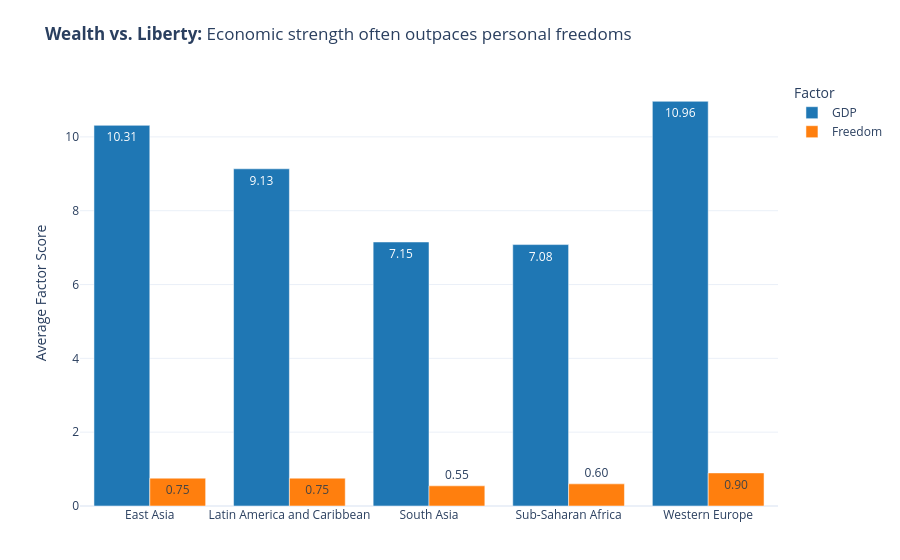

This figure's notebook cell:
### Markdown cell above
---
## Done? Stretch Goal

If you finish both tasks with time to spare, try this:

**Task 3 (stretch):** Build a **grouped bar chart** comparing 2 sub-factors (e.g. `GDP_per_capita` and `Freedom`) across the 5 most populated regions. Use colour meaningfully and write an insight title.

Regions to include: `'Western Europe'`, `'Latin America'`, `'East Asia'`, `'Sub-Saharan Africa'`, `'South Asia'`

### Code cell
# Task 3: Grouped Bar Chart

target_regions = [
    'Western Europe',
    'Latin America and Caribbean',
    'East Asia',
    'Sub-Saharan Africa',
    'South Asia'
]

df_filtered = df[df['Region'].isin(target_regions)]

factors = (
    df_filtered.groupby('Region')[['GDP', 'Freedom']]
    .mean()
    .reset_index()
    .melt(id_vars='Region', var_name='Factor', value_name='Score')
)

fig3 = px.bar(
    factors,
    x='Region',
    y='Score',
    color='Factor',
    barmode='group',
    text_auto='.2f',
    title="<b>Wealth vs. Liberty:</b> Economic strength often outpaces personal freedoms",
    color_discrete_sequence=['#1f77b4', '#ff7f0e'],
    template='plotly_white'
)

fig3.update_layout(
    xaxis_title="",
    yaxis_title="Average Factor Score",
    legend_title="Factor",
    margin=dict(t=80, b=50)
)

fig3.show()

### Figure 1 — Plotly figure (JSON) as saved in the notebook; plotly's stock layout.template omitted (floating-point values rounded to 4 significant figures)
{"data": [{"alignmentgroup": "True", "hovertemplate": "Factor=GDP<br>Region=%{x}<br>Score=%{y}<extra></extra>", "legendgroup": "GDP", "marker": {"color": "#1f77b4", "pattern": {"shape": ""}}, "name": "GDP", "offsetgroup": "GDP", "orientation": "v", "showlegend": true, "textposition": "auto", "texttemplate": "%{y:.2f}", "type": "bar", "x": ["East Asia", "Latin America and Caribbean", "South Asia", "Sub-Saharan Africa", "Western Europe"], "xaxis": "x", "y": [10.31, 9.135, 7.152, 7.082, 10.96], "yaxis": "y"}, {"alignmentgroup": "True", "hovertemplate": "Factor=Freedom<br>Region=%{x}<br>Score=%{y}<extra></extra>", "legendgroup": "Freedom", "marker": {"color": "#ff7f0e", "pattern": {"shape": ""}}, "name": "Freedom", "offsetgroup": "Freedom", "orientation": "v", "showlegend": true, "textposition": "auto", "texttemplate": "%{y:.2f}", "type": "bar", "x": ["East Asia", "Latin America and Caribbean", "South Asia", "Sub-Saharan Africa", "Western Europe"], "xaxis": "x", "y": [0.754, 0.7542, 0.5463, 0.5994, 0.8961], "yaxis": "y"}], "layout": {"barmode": "group", "legend": {"title": {"text": "Factor"}, "tracegroupgap": 0}, "margin": {"b": 50, "t": 80}, "title": {"text": "<b>Wealth vs. Liberty:</b> Economic strength often outpaces personal freedoms"}, "xaxis": {"anchor": "y", "domain": [0, 1], "title": {"text": ""}}, "yaxis": {"anchor": "x", "domain": [0, 1], "title": {"text": "Average Factor Score"}}}}
